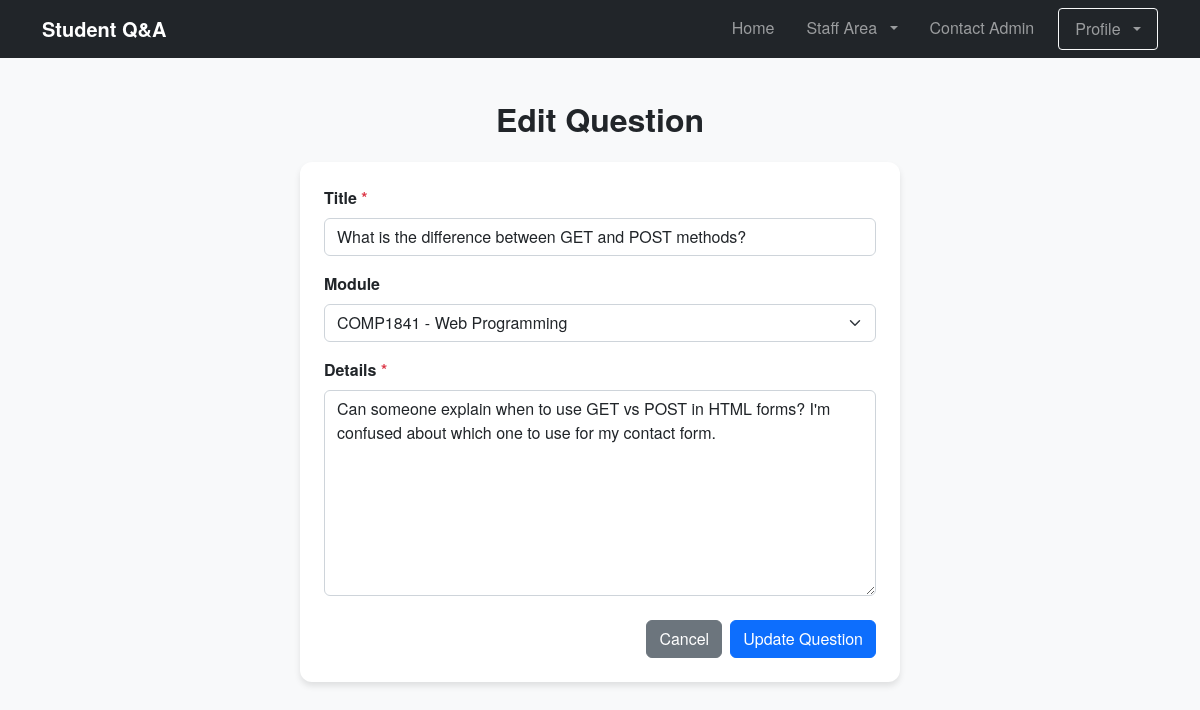
Screenshot of /edit-question.php?id=1 (signed in) with the database file from the repository.
### tables this page shows
CREATE TABLE `questions` (
    `question_id` INT AUTO_INCREMENT PRIMARY KEY,
    `user_id` INT NOT NULL,
    `module_id` INT NULL,
    `title` VARCHAR(200) NOT NULL,
    `content` TEXT NOT NULL,
    `image_path` VARCHAR(255) NULL,
    `is_answered` TINYINT(1) DEFAULT 0,
    `created_at` TIMESTAMP DEFAULT CURRENT_TIMESTAMP,
    FOREIGN KEY (`user_id`) REFERENCES `users`(`user_id`) ON DELETE CASCADE,
    FOREIGN KEY (`module_id`) REFERENCES `modules`(`module_id`) ON DELETE SET NULL
);

CREATE TABLE `modules` (
    `module_id` INT AUTO_INCREMENT PRIMARY KEY,
    `module_code` VARCHAR(10) NOT NULL UNIQUE,
    `module_name` VARCHAR(100) NOT NULL,
    `created_at` TIMESTAMP DEFAULT CURRENT_TIMESTAMP
);

### edit-question.php (called while the page is built, shortened)
<?php
require_once 'includes/config.php';
require_once 'includes/auth.php';
$pdo = new PDO($dsn, $user, $pass);
$pdo->setAttribute(PDO::ATTR_ERRMODE, PDO::ERRMODE_EXCEPTION);
$auth = new Auth($pdo);
$auth->requireLogin();
$question_id = $_GET['id'] ?? null;
$stmt = $pdo->prepare("
    SELECT q.*, u.username, u.full_name, m.module_code, m.module_name
    FROM questions q
    JOIN users u ON q.user_id = u.user_id
    LEFT JOIN modules m ON q.module_id = m.module_id
    WHERE q.question_id = ?
");
$stmt->execute([$question_id]);
$question = $stmt->fetch();
if (!$auth->ownsQuestion($question_id) && !$auth->isStaff()) {
    header('Location: view-question.php?id=' . $question_id . '&error=not_authorized');
    exit;
}
$moduleStmt = $pdo->prepare("SELECT module_id, module_code, module_name FROM modules ORDER BY module_code");
$moduleStmt->execute();
$modules = $moduleStmt->fetchAll();
include 'templates/edit-question.html.php';
?>

### includes/auth.php (called while the page is built, shortened)
<?php
class Auth {
    private $pdo;
    public function __construct($pdo) {
        $this->pdo = $pdo;
    }
    public function ownsQuestion($question_id, $user_id = null) {
        $user_id = $user_id ?? $_SESSION['user_id'] ?? null;
        $stmt = $this->pdo->prepare("SELECT user_id FROM questions WHERE question_id = ?");
        $stmt->execute([$question_id]);
        $question = $stmt->fetch();
        return $question && $question['user_id'] == $user_id;
    }
}
?>

### templates/edit-question.html.php (the view, shortened to what this page needs)
<!DOCTYPE html>
<html lang="en">
<head>
    <link href="https://cdn.jsdelivr.net/npm/bootstrap@5.2.3/dist/css/bootstrap.min.css" rel="stylesheet">
    <link href="https://cdn.jsdelivr.net/npm/bootstrap-icons@1.7.2/font/bootstrap-icons.css" rel="stylesheet">
</head>
<body>
    <?php include 'includes/navbar.php'; ?>
    <div class="container mt-4">
        <div class="edit-container">
            <div class="text-center mb-4">
                <h2 class="fw-bold text-dark">Edit Question</h2>
            </div>
            <div class="card edit-card">
                <div class="card-body p-4">
                    <form method="POST" novalidate>
                        <div class="mb-3">
                            <label for="title" class="form-label fw-semibold">Title <span class="required">*</span></label>
                            <input type="text" class="form-control" id="title" name="title"
                                value="<?= htmlspecialchars($question['title']) ?>" required>
                        </div>
                        <div class="mb-3">
                            <label for="module_id" class="form-label fw-semibold">Module</label>
                            <select class="form-select" id="module_id" name="module_id">
                                <?php foreach ($modules as $module): ?>
                                <option value="<?= $module['module_id'] ?>"
                                    <?= ($question['module_id'] ?? '') == $module['module_id'] ? 'selected' : '' ?>>
                                    <?= htmlspecialchars($module['module_code'] . ' - ' . $module['module_name']) ?>
                                </option>
                                <?php endforeach; ?>
                            </select>
                        </div>
                        <div class="mb-4">
                            <label for="content" class="form-label fw-semibold">Details <span class="required">*</span></label>
                            <textarea class="form-control" id="content" name="content" rows="8"
                                required><?= htmlspecialchars($question['content']) ?></textarea>
                        </div>
                        <div class="d-grid gap-2 d-md-flex justify-content-md-end">
                            <a href="view-question.php?id=<?= $question['question_id'] ?>" class="btn btn-secondary"
                                onclick="return confirm('Are you sure you want to cancel? Any unsaved changes will be lost.');">
                                Cancel
                            </a>
                            <button type="submit" class="btn btn-primary"
                                onclick="return confirm('Are you sure you want to update this question?');">
                                Update Question
                            </button>
                        </div>
                    </form>
                </div>
            </div>
        </div>
    </div>
    <div class="mb-5 pb-4"></div>
</body>
</html>

### templates/edit-question.html.php (style rules this page uses)
body { font-family: 'Helvetica Neue', Helvetica, Arial, sans-serif; background-color: #f8f9fa; padding-top: 76px; }
.edit-container { max-width: 600px; margin: 0 auto; }
.edit-card { border: none; box-shadow: 0 4px 6px rgba(0, 0, 0, 0.1); border-radius: 12px; }
.required { color: #dc3545; }

### includes/navbar.php (style rules this page uses)
body { padding-top: 76px; }

### rows the page displays
questions: title "What is the difference between GET and POST methods?", module_id "COMP1841 - Web Programming", content "Can someone explain when to use GET vs POST in HTML forms? I'm confused about which one to use for my contact form."
